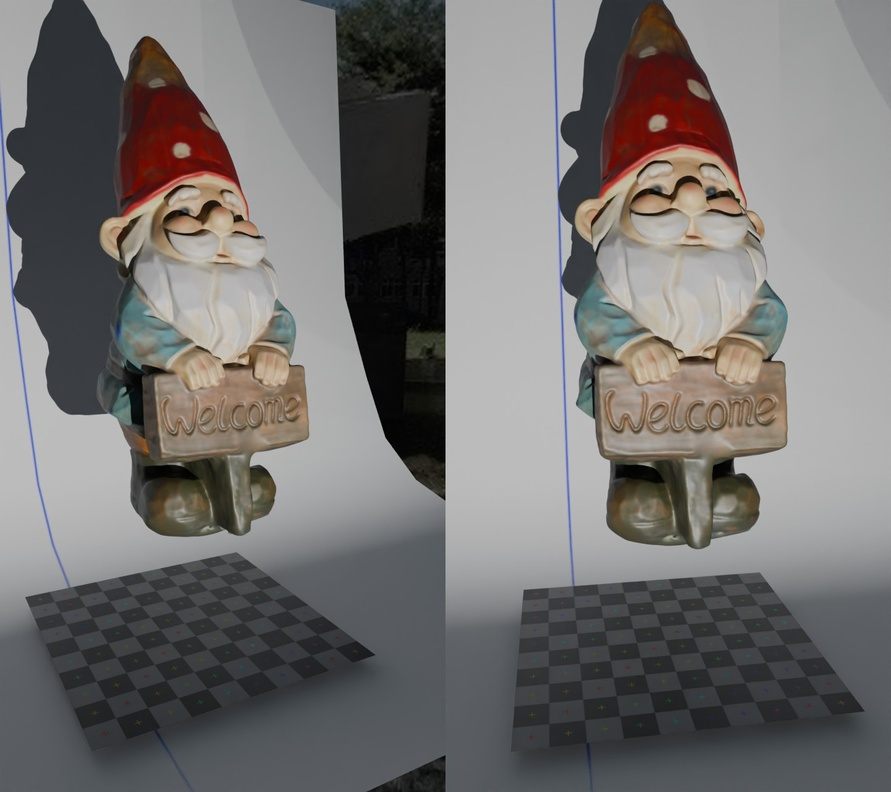
#> input picture FinalProject/FinalProject/SBS images/001.jpg, 891 x 792 px, shrunk from 1440 x 1280 before the run, found by its file name; its folder holds only this picture in this run
$ python FinalProject.py
#> lines starting #> are read from the running program, lines starting #| are printed output that depends on the picture
import os
import cv2
import numpy as np

# Function to detect lines in an image using Canny edge detection and Hough line transform
def detect_lines(img, low_threshold=50, high_threshold=150, rho=1, theta=np.pi/180, threshold=100):
    # Convert the image to grayscale
    gray = cv2.cvtColor(img, cv2.COLOR_BGR2GRAY)
    # Detect edges using Canny
    edges = cv2.Canny(gray, low_threshold, high_threshold)
    # Detect lines using Hough transform
    lines = cv2.HoughLines(edges, rho, theta, threshold)
    return lines

# Function to process the image and detect SIFT features, then match them between left and right halves
def process_img_sift(img, lines):
    h, w = img.shape[:2]
    w_half = w // 2
    left_img = img[:, :w_half]
    right_img = img[:, w_half:]

    # Create SIFT detector with specific parameters
    sift = cv2.SIFT_create(sigma=1, contrastThreshold=0.04, edgeThreshold=20, nOctaveLayers=20)
    # Detect and compute SIFT features in the left and right images
    kp1, des1 = sift.detectAndCompute(left_img, None)
    kp2, des2 = sift.detectAndCompute(right_img, None)

    # Parameters for FLANN based matcher
    FLANN_INDEX_KDTREE = 1
    index_params = dict(algorithm=FLANN_INDEX_KDTREE, trees=5)
    search_params = dict(checks=50)
    flann = cv2.FlannBasedMatcher(index_params, search_params)
    # Match features between the left and right images
    matches = flann.knnMatch(des1, des2, k=2)

    pts1 = []
    pts2 = []
    # Apply ratio test to keep good matches
    for m, n in matches:
        pts2.append(kp2[m.trainIdx].pt)
        pts1.append(kp1[m.queryIdx].pt)

    # Convert points to integer format
    pts1 = np.int32(pts1)
    pts2 = np.int32(pts2)
    # Find fundamental matrix using RANSAC
    F, mask = cv2.findFundamentalMat(pts1, pts2, cv2.FM_RANSAC)

    # Filter points using the mask
    pts1 = pts1[mask.ravel() == 1]
    pts2 = pts2[mask.ravel() == 1]

    return np.float32(pts1), np.float32(pts2), left_img

# Function to triangulate 3D points from 2D correspondences in two images
def triangulate_points(P_left, P_right, points_left, points_right):
    # Triangulate points to get homogeneous coordinates
    points_4D = cv2.triangulatePoints(P_left, P_right, points_left.T, points_right.T)
    # Convert to 3D coordinates by dividing by the homogeneous coordinate
    points_3D = points_4D[:3] / points_4D[3]
    return points_3D.T

if __name__ == '__main__':
    input_path = "FinalProject/FinalProject/SBS images/"
    output_path = "FinalProject/output"
    # Create output directory if it doesn't exist
    if not os.path.exists(output_path):
        os.makedirs(output_path)
    output_xyz = "M11215075.xyz"
    output_txt = "M11215075.txt"
    output_xyz_path = os.path.join(output_path, output_xyz)
    output_txt_path = os.path.join(output_path, output_txt)

    # Intrinsic and extrinsic parameters for the left camera
    K_left = np.array([[1000.0, 0, 360.0], [0, 1000.0, 640.0], [0, 0, 1.0]])
    Rt_left = np.array([[0.88649035, -0.46274707, 0, -14.42428],
                        [-0.070794605, -0.13562201, -0.98822814, 86.532959],
                        [0.45729965, 0.8760547, -0.1529876, 235.35446]])
    P_left = K_left @ Rt_left

    # Intrinsic and extrinsic parameters for the right camera
    K_right = np.array([[1100.0, 0, 360.0], [0, 1100.0, 640.0], [0, 0, 1.0]])
    Rt_right = np.array([[0.98480779, -0.17364818, 0, -0.98420829],
                         [-0.026566068, -0.15066338, -0.98822814, 85.070221],
                         [0.17160401, 0.97321475, -0.1529876, 236.97873]])
    P_right = K_right @ Rt_right

    # Open the output files for writing
    with open(output_xyz_path, "w") as f_xyz, open(output_txt_path, "w") as f_txt:
        header = "# .xyz point cloud file\n# x y z r g b\n"
        f_xyz.write(header)
        f_txt.write(header)

        # Process each image in the input directory
        for img_file in os.listdir(input_path):
            if img_file.endswith(".jpg"):
                print(f"processing: {img_file}")
                img = cv2.imread(os.path.join(input_path, img_file))
#> img is the input picture: shape (792, 891, 3); mean B, G, R 112.6, 113.7, 116.2
                lines = detect_lines(img)
#> in detect_lines, `gray = cv2.cvtColor(img, cv2.COLOR_BGR2GRAY)`:
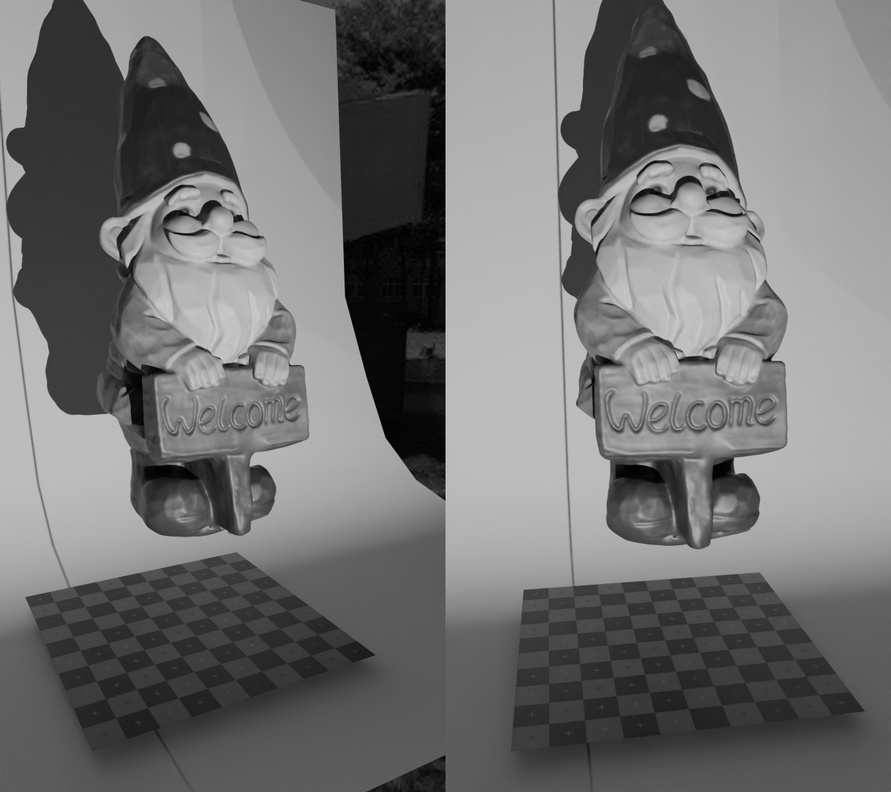
#> gray: shape (792, 891); min 0, max 206, mean 114.4
#> in detect_lines, `edges = cv2.Canny(gray, low_threshold, high_threshold)`:
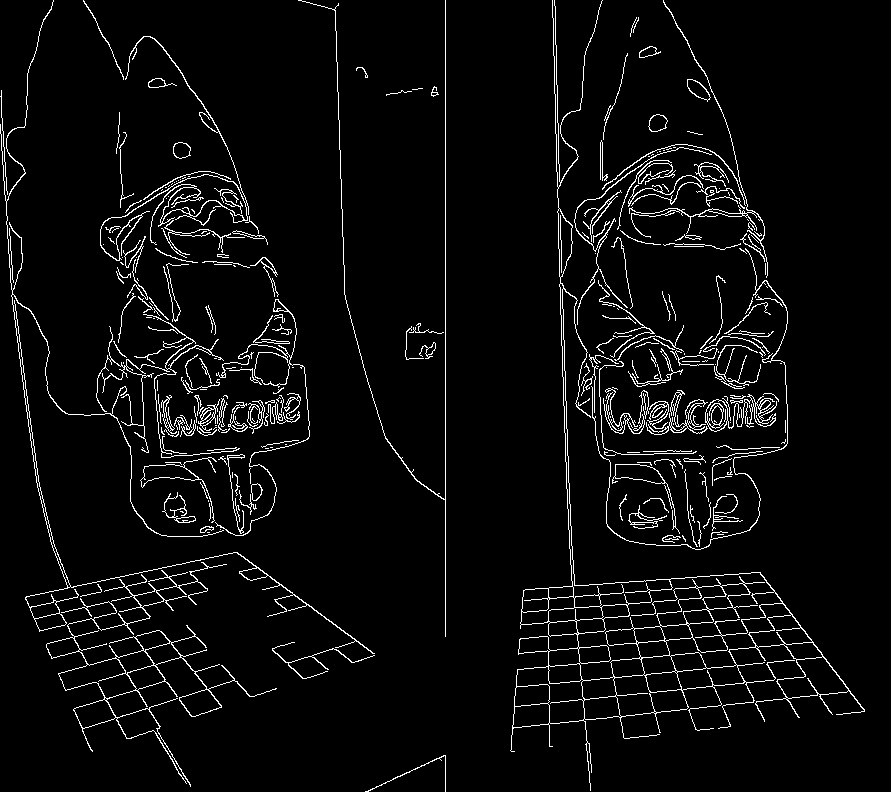
#> edges: shape (792, 891); 4.4% white in thin lines or dots
#> in detect_lines, `lines = cv2.HoughLines(edges, rho, theta, threshold)`: lines = 211 rows, first 8: [445, 0], [-551, 3.11], [-334, 3.11], [-549, 3.11], [681, 1.48], [777, 1.47], [-555, 3.12], [624, 1.5]
                points_left, points_right, left_img = process_img_sift(img, lines)
#> in process_img_sift, `left_img = img[:, :w_half]`:
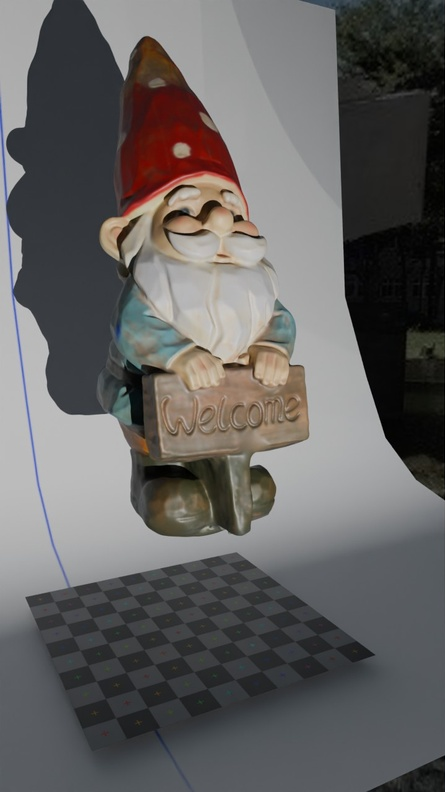
#> left_img: shape (792, 445, 3); mean B, G, R 97, 97.8, 99.7
#> in process_img_sift, `right_img = img[:, w_half:]`:
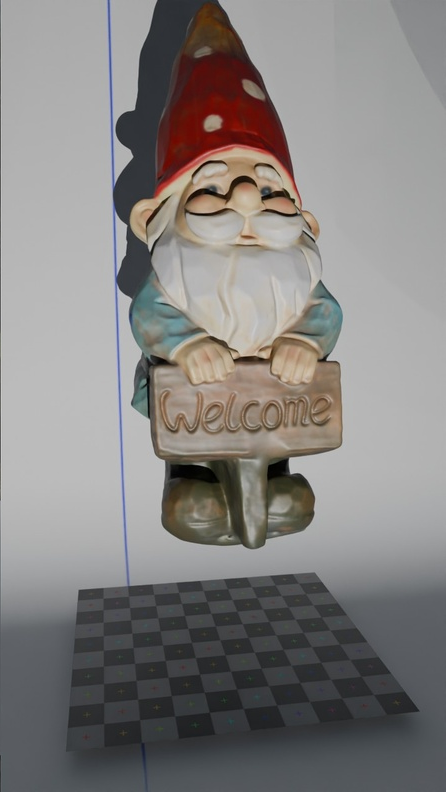
#> right_img: shape (792, 446, 3); mean B, G, R 128.1, 129.7, 132.7
#> in process_img_sift, `kp1, des1 = sift.detectAndCompute(left_img, None)`: kp1 = 4428 keypoints; strongest (x, y, size): (238, 218, 8.1), (181, 150, 15.4), (227, 366, 7.7), (258, 237, 3.9)
#> in process_img_sift, `kp2, des2 = sift.detectAndCompute(right_img, None)`: kp2 = 3601 keypoints; strongest (x, y, size): (213, 123, 15.9), (268, 195, 14.5), (242, 180, 14.5), (293, 200, 4)
#> in process_img_sift, `matches = flann.knnMatch(des1, des2, k=2)`: matches = 4428 matches
#> after the loop in process_img_sift, `for m, n in matches:`: pts1 = 4428 pairs, first value 7.02 to 441.9, second value 2.43 to 788.1; pts2 = 4428 pairs, first value 63.97 to 418.4, second value 3 to 757.7
#> in process_img_sift, `pts1 = np.int32(pts1)`: pts1 = 4428 pairs, first value 7 to 441, second value 2 to 788
#> in process_img_sift, `pts2 = np.int32(pts2)`: pts2 = 4428 pairs, first value 63 to 418, second value 3 to 757
#> in process_img_sift, `F, mask = cv2.findFundamentalMat(pts1, pts2, cv2.FM_RANSAC)`: F = [[4.81e-07, 1.16e-05, -0.00421], [-3.51e-05, 8.91e-07, 0.0528], [0.00995, -0.0534, 1]]; mask = 4428 values, max 1 at index 2, min 0 at index 0, mean 0.236
#> in process_img_sift, `pts1 = pts1[mask.ravel() == 1]`: pts1 = 1047 pairs, first value 7 to 432, second value 45 to 734
#> in process_img_sift, `pts2 = pts2[mask.ravel() == 1]`: pts2 = 1047 pairs, first value 70 to 418, second value 13 to 754
#> points_left has the same summary as pts1 in process_img_sift; points_right has the same summary as pts2 in process_img_sift
                if points_left.shape[0] > 0 and points_right.shape[0] > 0:
                    points_3D = triangulate_points(P_left, P_right, points_left, points_right)
#> points_3D = 1047 rows, first 8: [-46.21, 62.31, 199.4], [-46.88, 59.64, 188.9], [-45.98, 62.32, 199.4], [-46.17, 61.15, 198.7], [-45.94, 61.16, 198.7], [-46.68, 59.73, 188.1], [-46.37, 59.55, 190.3], [-45.75, 61.3, 197.5]
                    # Write the 3D points to the output files with their corresponding color
                    for point, point_left in zip(points_3D, points_left):
                        color = left_img[int(point_left[1]), int(point_left[0])]
                        # Filter points based on their coordinates
                        if np.abs(point[0]) > 50 or np.abs(point[1]) > 50 or point[2] < 50 or point[2] > 200:
                            continue
                        point_str = f"{point[0]} {point[1]} {point[2]} {color[2]} {color[1]} {color[0]}\n"
                        f_xyz.write(point_str)
                        f_txt.write(point_str)
#> this loop made 1047 passes
#> (point, point_left, color) on passes 1 to 3: ([-46.21, 62.31, 199.4], [7, 148], [57, 52, 53]), ([-46.88, 59.64, 188.9], [8, 193], [193, 182, 174]), ([-45.98, 62.32, 199.4], [8, 148], [56, 52, 47])
print("done")
